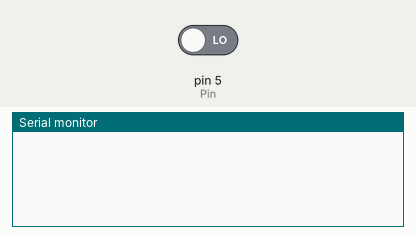
Bench run of a sketch on a simulated Arduino Uno, built with avr-gcc and run on an emulated ATmega328P. Parts: the last lines printed to the serial monitor. The test bench sets the inputs (shaded band); at power-on: pin 5 (Pin) LOW.

Above: at 1.2 s.
1.3 s: pin 5 (Pin) driven HIGH
At 2.2 s:
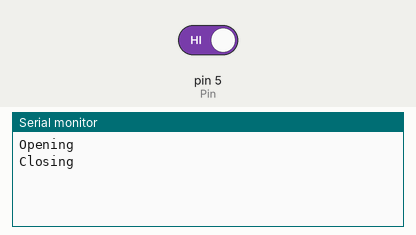
At 3.2 s:
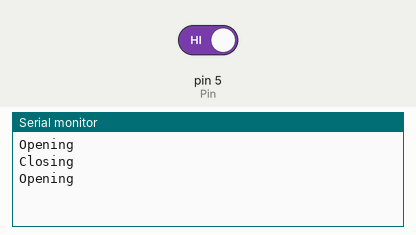

Measured:
- after the input at 1.3 s, the serial monitor: prints a new line at once (image 1)

The sketch:

Pancake_boi_doors.ino
```cpp
#include <Servo.h>

Servo servo;
const int servoPin = 4;
const int Pin = 5;
bool moveRight = true; // Flag to determine the movement direction
bool OpeningSignal = false;
bool ClosingSignal = false;
bool IsOpen = false;
bool signal = LOW;

void setup() {
  Serial.begin(9600);
  pinMode(Pin, INPUT);

  // servo.attach(servoPin);
  // servo.write(0);
}

void loop() {
int signal = digitalRead(Pin);
// Serial.println(signal);

if (signal == HIGH) {
  OpeningSignal = true;
  } else {
    ClosingSignal = true;
    }

if (OpeningSignal == true & IsOpen == false) {
      //  servo.write(50);
       Serial.println("Opening");
       delay(500);
       OpeningSignal = false;
       IsOpen = true;
}

if (ClosingSignal == true & IsOpen == true) {
      //  servo.write(50);
       Serial.println("Closing");
       delay(500);
       ClosingSignal = false;
       IsOpen = false;
}

}
```
